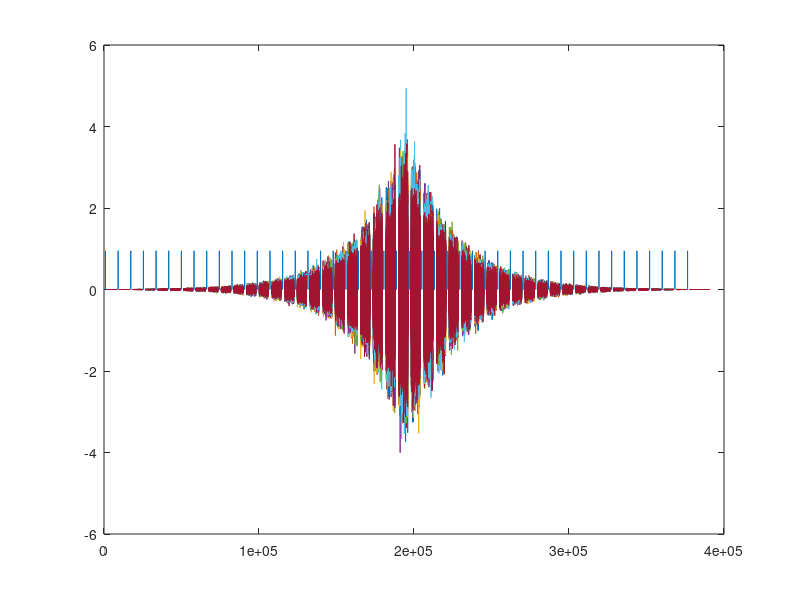

This figure's MATLAB source:
%% Create Stimuli 

fs = 48828.125; % samples/sec

clickatt = 30 + 6; % + 6 for HB7 with differential output
ThrowAway = 1; 
numOfTrials = 20; 

totalDur = 4; % seconds (x2 for total stim duration, up and down)
bandwidth = 8000; % Hz
fc = 4500; % 1-8 kHz

noiseburstdur = 120; % ms

%% Generate a single click
clickN = 5; % number of samples in the click
clickLen = 41.92; % ms; desired stimulus length in seconds
nSamples = ceil(clickLen * 1e-3  * fs); % total number of samples
if mod(nSamples,2) ~= 0 % make total number of samples even
    nSamples = nSamples + 1;
end

click = zeros(nSamples,1);

startSample = floor(nSamples/3); % silence before the click onset (samps)
click(startSample:startSample + (clickN-1)) = 0.95;

%% Generate noise shape
noiseSamples = round(totalDur * fs); % total 
total_nSamples = nSamples + ceil(noiseburstdur .* fs .* 1e-3) + 256; 

h = linspace(0,54,noiseSamples)';
h(1) = eps;
h = [h;flipud(h)];
h = 10.^(h/20); % noise amplitude in linear units
h = h / max(abs(h)) * 0.95; % rescale to unit amplitude

%% Make the click train
longclick = zeros(total_nSamples, 1); % give extra space for the noise burst
longclick(256+(1:numel(click)), 1) = click; 

clicksPerTrain = floor((noiseSamples*2) / total_nSamples);
clickTrain = repmat(longclick,1,clicksPerTrain);
clickTrain = clickTrain(:);


%% Generate noise
rows = size(h,1); % length of noise in samples
cols = numOfTrials + ThrowAway;

for m = 1:cols
    noise(:, m) = randn(rows,1); % makeNBNoiseFFT(bandwidth, fc, totalDur.*2, fs, 0);
end

Noise = noise .* h; % multiply your noise vector by the shaping

C = clickTrain; 

%% Take out chunks for the click

holeN1 = startSample + 256;  % number of hole samples before the click
holeN2 = numel(click)-startSample; % number of hole samples for after the click

clickIndx = find(clickTrain>.01); % location of clicks; will only correctly for 1 sample clicks

Mask = ones(size(Noise));
for ii=1:length(clickIndx)
    Mask(clickIndx(ii)-holeN1+1:clickIndx(ii)+holeN2,:) = 0;
end

N = Noise .* Mask;

% Plot stimulus so far
figure; plot(N); hold on; plot( C)
